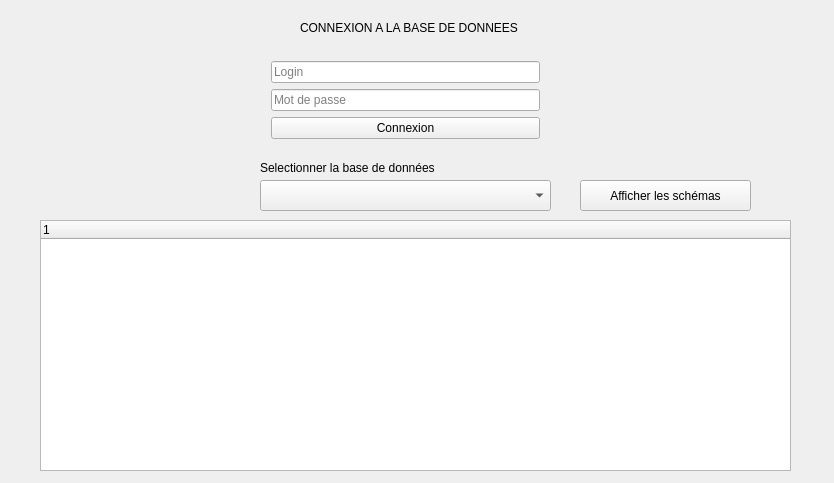
<?xml version="1.0" encoding="UTF-8"?>
<ui version="4.0">
 <class>Widget</class>
 <widget class="QWidget" name="Widget">
  <property name="geometry">
   <rect>
    <x>0</x>
    <y>0</y>
    <width>834</width>
    <height>483</height>
   </rect>
  </property>
  <property name="windowTitle">
   <string>Widget</string>
  </property>
  <widget class="QWidget" name="verticalLayoutWidget">
   <property name="geometry">
    <rect>
     <x>260</x>
     <y>50</y>
     <width>291</width>
     <height>101</height>
    </rect>
   </property>
   <layout class="QVBoxLayout" name="verticalLayout">
    <item>
     <widget class="QLineEdit" name="txt_login">
      <property name="placeholderText">
       <string>Login</string>
      </property>
     </widget>
    </item>
    <item>
     <widget class="QLineEdit" name="txt_mdp">
      <property name="echoMode">
       <enum>QLineEdit::Password</enum>
      </property>
      <property name="placeholderText">
       <string>Mot de passe</string>
      </property>
     </widget>
    </item>
    <item>
     <layout class="QHBoxLayout" name="horizontalLayout_2">
      <item>
       <widget class="QPushButton" name="pushButton">
        <property name="text">
         <string>Connexion</string>
        </property>
       </widget>
      </item>
     </layout>
    </item>
   </layout>
  </widget>
  <widget class="QLabel" name="label">
   <property name="geometry">
    <rect>
     <x>300</x>
     <y>20</y>
     <width>331</width>
     <height>16</height>
    </rect>
   </property>
   <property name="text">
    <string>CONNEXION A LA BASE DE DONNEES</string>
   </property>
  </widget>
  <widget class="QComboBox" name="lst_database">
   <property name="geometry">
    <rect>
     <x>260</x>
     <y>180</y>
     <width>291</width>
     <height>31</height>
    </rect>
   </property>
  </widget>
  <widget class="QLabel" name="label_2">
   <property name="geometry">
    <rect>
     <x>260</x>
     <y>160</y>
     <width>251</width>
     <height>16</height>
    </rect>
   </property>
   <property name="text">
    <string>Selectionner la base de données</string>
   </property>
  </widget>
  <widget class="QPushButton" name="btn_getSchema">
   <property name="geometry">
    <rect>
     <x>580</x>
     <y>180</y>
     <width>171</width>
     <height>31</height>
    </rect>
   </property>
   <property name="text">
    <string>Afficher les schémas</string>
   </property>
  </widget>
  <widget class="QTreeWidget" name="schema_details">
   <property name="geometry">
    <rect>
     <x>40</x>
     <y>220</y>
     <width>751</width>
     <height>251</height>
    </rect>
   </property>
   <column>
    <property name="text">
     <string notr="true">1</string>
    </property>
   </column>
  </widget>
 </widget>
 <layoutdefault spacing="6" margin="11"/>
 <resources/>
 <connections/>
</ui>
